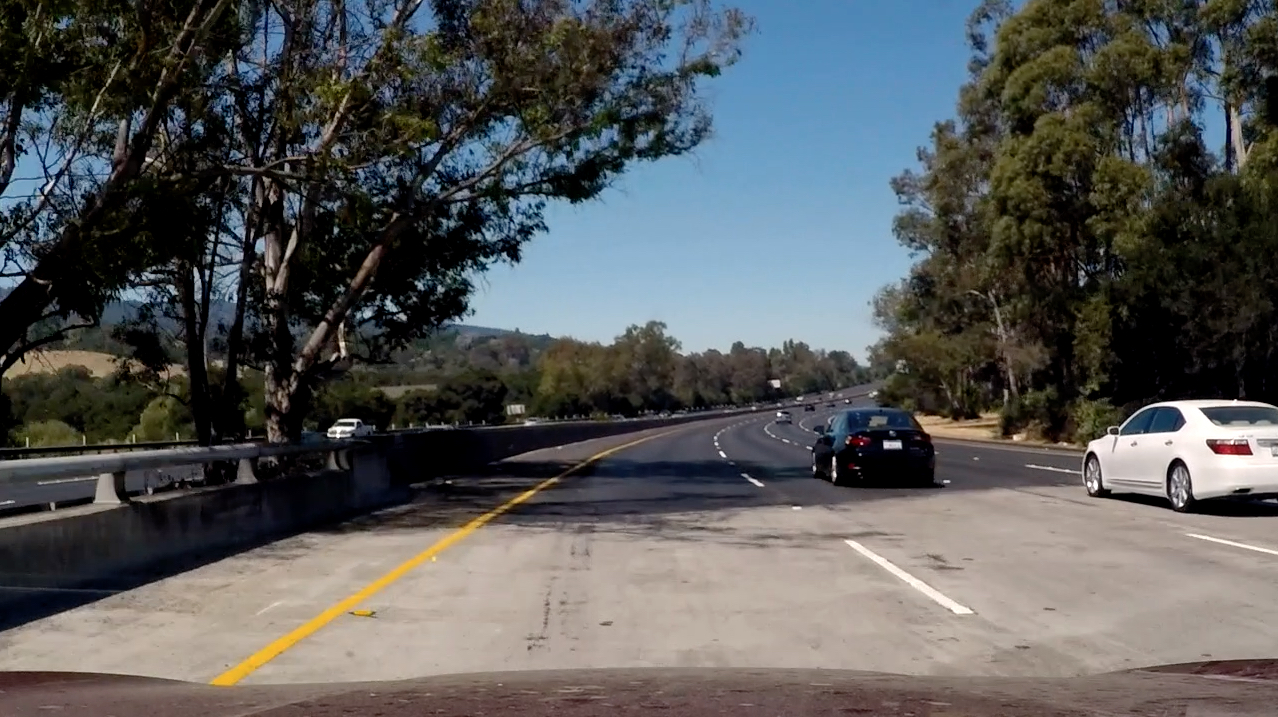
#> input picture lane_detect/test_images/challenge1.jpg, 1278 x 717 px
$ python line_detection2.py
#> lines starting #> are read from the running program, lines starting #| are printed output that depends on the picture; after the words box and inside, x2 and y2 are one past the last pixel; in counts of white or black regions, pixels touching at a corner belong together
import numpy as np
import cv2

from scipy.stats import linregress
import matplotlib.pyplot as plt
import matplotlib.image as mpimg


def main_demo():
    # img = cv2.imread('../images/1.jpg')
    # roi = get_roi(img)

    image = mpimg.imread('test_images/challenge1.jpg')
#> image is the input picture: shape (717, 1278, 3); mean R, G, B 87.5, 89, 89

    # image = mpimg.imread('../images/1.jpg')
    image, _, _ = image_pipeline(image, should_plot=True)
    show_image(image)
    plt.show()


def weighted_img(img, initial_img, alpha=0.8, beta=1., lbda=0.):
    return cv2.addWeighted(initial_img, alpha, img, beta, lbda)


def stack_images(img_a, img_b):
    return np.hstack((img_a, img_b))

################Plot use
def show_image(img):
    plt.figure(figsize = (15, 10))
    plt.imshow(img)


def show_gray_image(img):
    plt.figure(figsize = (15, 10))
    plt.imshow(img, cmap='gray')


def plot_start():
    plt.figure(figsize = (15, 10))


def plot_lines(lines, color):
    for line in lines:
        for x1, y1, x2, y2 in line:
            plt.plot((x1, x2), (y1, y2), color)


def plot_function(f, xs):
    for x in range(xs[0], xs[len(xs) - 1]):
        plt.plot(x, f(x), 'g2')
################End Plot use


# [9 lines left out: function get_roi, not called in this run]

#######


def get_roi_img(img, vertices):
    """Return region of interest image from a numpy array of points"""
    print("vertices type {}, value: {}".format(type(vertices), vertices))
    mask = np.zeros_like(img)
    # defining a 3 channel or 1 channel color to fill the mask with depending on the input image
    if len(img.shape) > 2:
        channel_count = img.shape[2]  # i.e. 3 or 4 depending on your image
        ignore_mask_color = (255,) * channel_count
    else:
        ignore_mask_color = 255

    cv2.fillPoly(mask, vertices, ignore_mask_color)
    masked_image = cv2.bitwise_and(img, mask)

    return masked_image


def crop_roi(img, top_left, top_right, bottom_right, bottom_left):
    """Return region of interest image from 4 points"""
    roi = [np.array([top_left, top_right, bottom_right, bottom_left], dtype=np.int32)]
    print("NP array ROI: {}".format(roi))
    return get_roi_img(img, roi)


def crop_by_ref(img, ref_width, ref_height, ref_top_x, ref_top_y, ref_bot_x, ref_bot_y):
#> called with ref_width = 960, ref_height = 540, ref_top_x = 50, ref_top_y = 300, ref_bot_x = 70, ref_bot_y = 540
    width = img.shape[1]
    image_height = img.shape[0]
    middle_x = int(width / 2)
    image_offset_bottom_x = int(width * ref_bot_x / ref_width)
    image_offset_bottom_y = int(image_height * ref_bot_y / ref_height)
    image_offset_top_x = int(width * ref_top_x / ref_width)
    image_offset_top_y = int(image_height * ref_top_y / ref_height)
    top_left = [middle_x - image_offset_top_x, image_offset_top_y]
    top_right = [middle_x + image_offset_top_x, image_offset_top_y]
    bottom_right = [width - image_offset_bottom_x, image_offset_bottom_y]
    bottom_left = [image_offset_bottom_x, image_offset_bottom_y]

    return crop_roi(img, top_left, top_right, bottom_right, bottom_left)
#| NP array ROI: [array([[ 573,  398],
#|        [ 705,  398],
#|        [1185,  717],
#|        [  93,  717]], dtype=int32)]
#| vertices type <class 'list'>, value: [array([[ 573,  398],
#|        [ 705,  398],
#|        [1185,  717],
#|        [  93,  717]], dtype=int32)]
#> in get_roi_img, `cv2.fillPoly(mask, vertices, ignore_mask_color)`:
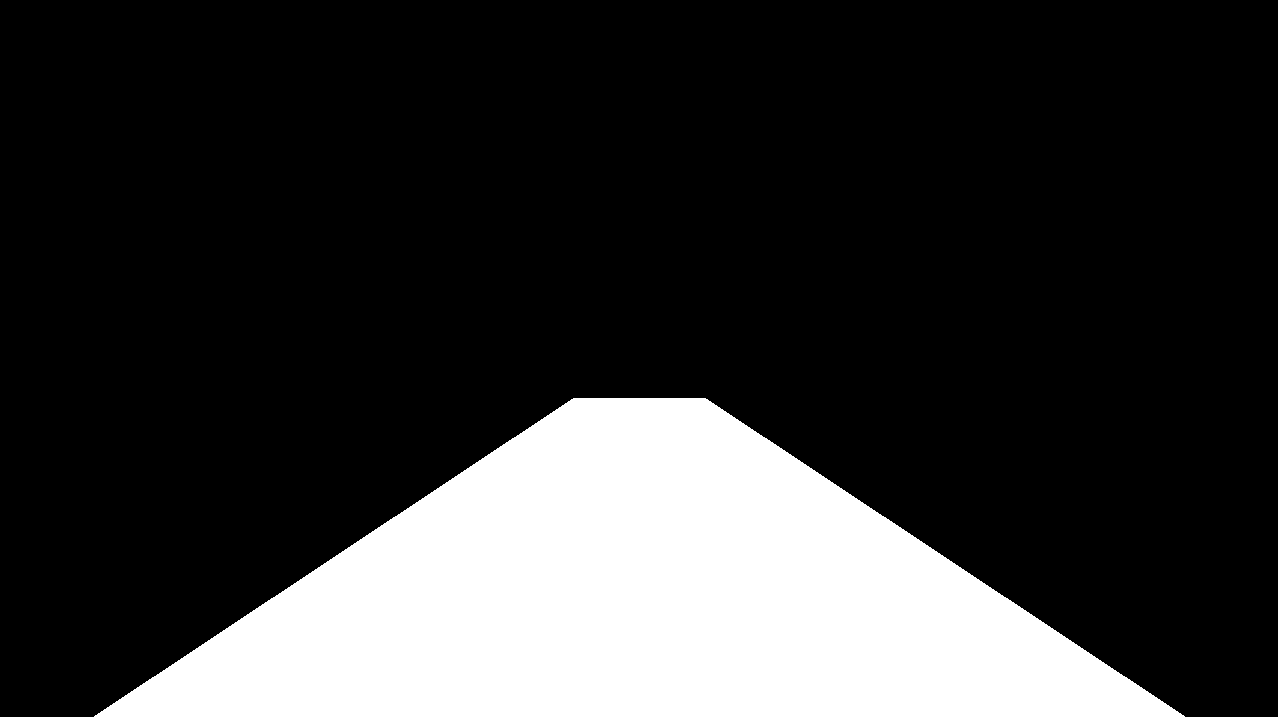
#> mask: shape (717, 1278, 3); 21.3% white; 1 white region, box (x1, y1, x2, y2) and area: (94, 398, 1185, 717) 195389


def crop(img, bottom_offset = 0):
    """????"""
    ref_width = 960
    ref_height = 540
    ref_top_x = 50
    ref_top_y = 300
    ref_bottom_x = 70
    ref_bottom_y = 540 - bottom_offset

    return crop_by_ref(img, ref_width, ref_height, ref_top_x, ref_top_y, ref_bottom_x, ref_bottom_y)


# [5 lines left out: function equalize_histogram, not called in this run]


def clache(img):
    cl = cv2.createCLAHE(clipLimit=3.0, tileGridSize=(8, 8))

    img_yuv = cv2.cvtColor(img, cv2.COLOR_BGR2YUV)
#> img_yuv: shape (717, 1278, 3); mean of channels 0, 1, 2 27.2, 129.5, 126.6
    y, u, v = cv2.split(img_yuv)
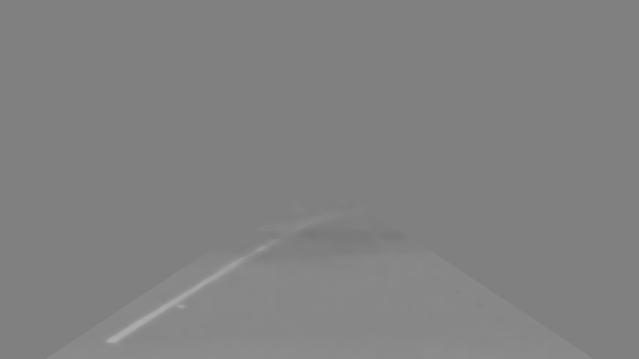
#> u: shape (717, 1278) (shown at 1/2 size); min 119, max 173, mean 129.5
    y_clache = cl.apply(y)
    img_yuv = cv2.merge((y_clache, u, v))
#> img_yuv: shape (717, 1278, 3); mean of channels 0, 1, 2 33.1, 129.5, 126.6

    return cv2.cvtColor(img_yuv, cv2.COLOR_YUV2BGR)


def canny(img, low_threshold, high_threshold):
    return cv2.Canny(img, low_threshold, high_threshold)


def gaussian_blur(img, kernel_size):
    return cv2.GaussianBlur(img, (kernel_size, kernel_size), 0)


def biliteral(img):
    return cv2.bilateralFilter(img, 13, 75, 75)


def unsharp_mask(image, blured):
    return cv2.addWeighted(blured, 1.5, blured, -0.5, 0, image)


def edges(img):
    gray_img = cv2.cvtColor(img, cv2.COLOR_BGR2GRAY)
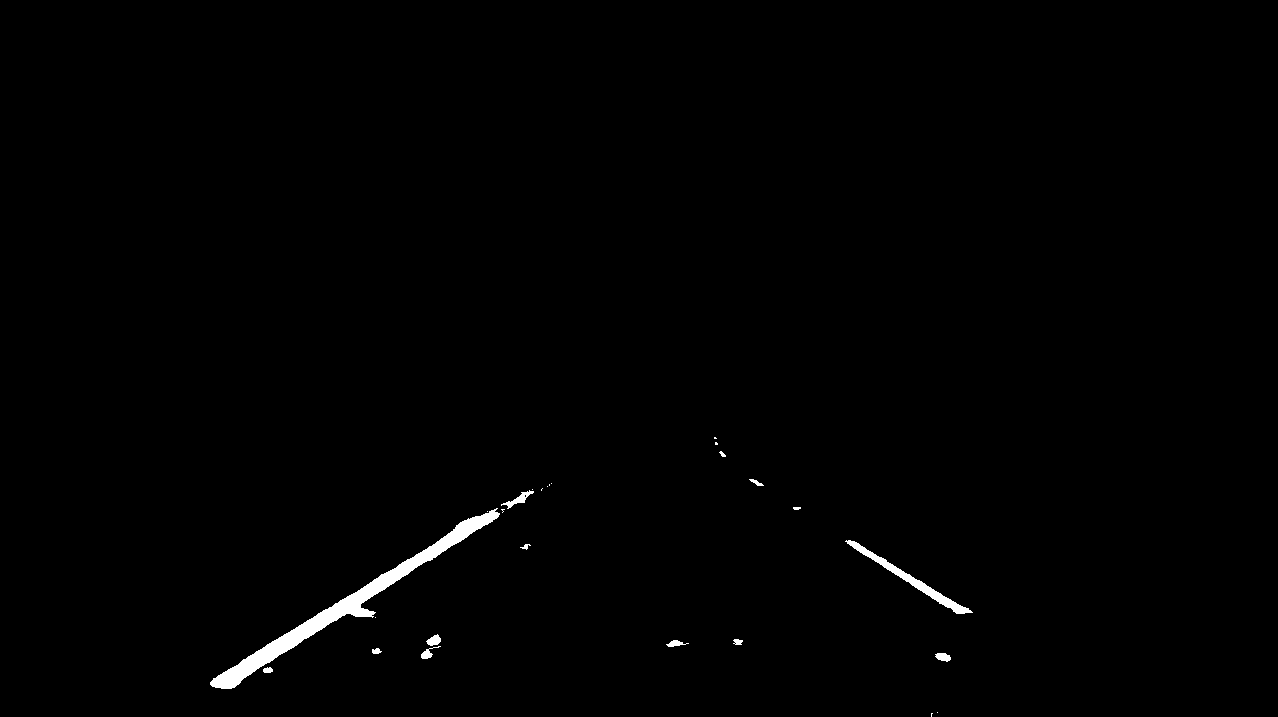
#> gray_img: shape (717, 1278); 0.74% white; 26 white regions (12 under 20 px), largest, box (x1, y1, x2, y2) and area: (210, 508, 500, 689) 4864, (845, 540, 973, 614) 1040, (501, 490, 534, 509) 178
    v = np.median(gray_img)
#> v = 0
    sigma = 0.33
    lower = int(max(150, (1.0 - sigma) * v))
#> lower = 150
    upper = int(min(255, (1.0 + sigma) * v))
#> upper = 0

    return canny(gray_img, lower, upper)


def binary_hsv_mask(img, color_range):
    lower = np.array(color_range[0])
    upper = np.array(color_range[1])

    return cv2.inRange(img, lower, upper)


def binary_gray_mask(img, color_range):
    return cv2.inRange(img, color_range[0][0], color_range[1][0])


def binary_mask_apply(img, binary_mask):
    masked_image = np.zeros_like(img)

    for i in range(3):
        masked_image[:, :, i] = binary_mask.copy()

    return masked_image


def binary_mask_apply_color(img, binary_mask):
    return cv2.bitwise_and(img, img, mask=binary_mask)


def filter_by_color_ranges(img, color_ranges):
    result = np.zeros_like(img)
    gray_img = cv2.cvtColor(img, cv2.COLOR_BGR2GRAY)
    hsv_img = cv2.cvtColor(img, cv2.COLOR_BGR2HSV)

    for color_range in color_ranges:
        color_bottom = color_range[0]
        color_top = color_range[1]

        if color_bottom[0] == color_bottom[1] == color_bottom[2] and color_top[0] == color_top[1] == color_top[2]:
            mask = binary_gray_mask(gray_img, color_range)
        else:
            mask = binary_hsv_mask(hsv_img, color_range)

        masked_img = binary_mask_apply(img, mask)
        result = cv2.addWeighted(masked_img, 1.0, result, 1.0, 0.0)

    return result


def color_threshold(img, white_value):
    """??? I want black lane line"""
    white = [[white_value, white_value, white_value], [255, 255, 255]]
    yellow = [[80, 90, 90], [120, 255, 255]]

    return filter_by_color_ranges(img, [white, yellow])


def draw_lanes(height, width, left_x, right_x, intersect_pt):
    line_img = np.zeros((height, width, 3), dtype=np.uint8)

    if left_x != 0 and intersect_pt != None:
        cv2.line(line_img, (left_x, height), (intersect_pt[0], intersect_pt[1]), [255, 0, 0], 5)

    if right_x != 0 and intersect_pt != None:
        cv2.line(line_img, (intersect_pt[0], intersect_pt[1]), (right_x, height), [0, 255, 0], 5)

    return line_img


def hough_lines(img, white_value):
    """???I want black lane"""
    if white_value < 150:
        return None

    image_masked = color_threshold(img, white_value)
    image_edges = edges(image_masked)
    houghed_lns = cv2.HoughLinesP(image_edges, 2, np.pi / 180, 50, np.array([]), 20, 100)
#> houghed_lns = [[217, 675, 523, 491], [230, 688, 533, 491], [232, 688, 550, 482], [749, 480, 955, 613], [749, 478, 971, 611], [255, 651, 521, 491], [225, 688, 552, 484], [211, 680, 240, 662], [719, 453, 957, 613]]
#> the loop in left_right_lines, `for line in lines:` made 9 passes
#> after the loop in left_right_lines, `for line in lines:`: lines_all_left = [[[217, 675, 523, 491]], [[230, 688, 533, 491]], [[232, 688, 550, 482]], [[255, 651, 521, 491]], [[225, 688, 552, 484]], [[211, 680, 240, 662]]]; lines_all_right = [[[749, 480, 955, 613]], [[749, 478, 971, 611]], [[719, 453, 957, 613]]]; slopes_left = [-0.601, -0.65, -0.648, -0.602, -0.624, -0.621]; slopes_right = [0.646, 0.599, 0.672]

    if houghed_lns is None:
        return hough_lines(img, white_value - 5)

    return houghed_lns


def filter_lines_outliers(lines, slopes, min_slope=0.5, max_slope=0.9):
#> called with min_slope = 0.5, max_slope = 0.9
    if len(lines) < 2:
        return lines

    lines_no_outliers = []
    slopes_no_outliers = []

    for i, line in enumerate(lines):
        slope = slopes[i]

        if min_slope < abs(slope) < max_slope:
            lines_no_outliers.append(line)
            slopes_no_outliers.append(slope)
#> this loop made 6 passes
#> (line, slope) on passes 1 to 6: ([[217, 675, 523, 491]], -0.601), ([[230, 688, 533, 491]], -0.65), ([[232, 688, 550, 482]], -0.648), ([[255, 651, 521, 491]], -0.602), ([[225, 688, 552, 484]], -0.624), ([[211, 680, 240, 662]], -0.621)
#> after the loop, lines_no_outliers has the same summary as lines_all_left in left_right_lines; slopes_no_outliers = [-0.601, -0.65, -0.648, -0.602, -0.624, -0.621]

    slope_median = np.median(slopes_no_outliers)
#> slope_median = -0.622
    slope_std_deviation = np.std(slopes_no_outliers)
#> slope_std_deviation = 0.0195
    filtered_lines = []

    for i, line in enumerate(lines_no_outliers):
        slope = slopes_no_outliers[i]

        if slope_median - 2 * slope_std_deviation < slope < slope_median + 2 * slope_std_deviation:
            filtered_lines.append(line)
#> after the loop, filtered_lines has the same summary as lines_all_left in left_right_lines

    return filtered_lines


def left_right_lines(lines):
    lines_all_left = []
    lines_all_right = []
    slopes_left = []
    slopes_right = []

    for line in lines:
        for x1, y1, x2, y2 in line:
            slope = (y2 - y1) / (x2 - x1)

            if slope > 0:
                lines_all_right.append(line)
                slopes_right.append(slope)
            else:
                lines_all_left.append(line)
                slopes_left.append(slope)

    filtered_left_lns = filter_lines_outliers(lines_all_left, slopes_left)
#> filtered_left_lns has the same summary as lines_all_left
    filtered_right_lns = filter_lines_outliers(lines_all_right, slopes_right)
#> the loop in filter_lines_outliers (call 2), `for i, line in enumerate(lines):` made 3 passes
#> (line, slope) on passes 1 to 3: ([[749, 480, 955, 613]], 0.646), ([[749, 478, 971, 611]], 0.599), ([[719, 453, 957, 613]], 0.672)
#> the loop in filter_lines_outliers (call 2), `for i, line in enumerate(lines_no_outliers):` made 3 passes
#> filtered_right_lns has the same summary as lines_all_right
#> in detect, `filtered_left_lns, filtered_right_lns = left_right_lines(houghed_lns)`: filtered_left_lns has the same summary as lines_all_left in left_right_lines; filtered_right_lns has the same summary as lines_all_right in left_right_lines

    return filtered_left_lns, filtered_right_lns


def median(lines, prev_ms, prev_bs):
    if prev_ms is None:
        prev_ms = []
        prev_bs = []

    xs = []
    ys = []
    xs_med = []
    ys_med = []
    m = 0
    b = 0

    for line in lines:
        for x1, y1, x2, y2 in line:
            xs += [x1, x2]
            ys += [y1, y2]
#> this loop made 6 passes
#> after the loop, xs = [217, 523, 230, 533, 232, 550, 255, 521, 225, 552, 211, 240]; ys = [675, 491, 688, 491, 688, 482, 651, 491, 688, 484, 680, 662]

    if len(xs) > 2 and len(ys) > 2:
        #         m, b = np.polyfit(xs, ys, 1)
        m, b, r_value_left, p_value_left, std_err = linregress(xs, ys)
#> m = -0.615; b = 817.3; r_value_left = -0.996; p_value_left = 6.38e-12; std_err = 0.017

        if len(prev_ms) > 0:
            prev_ms.append(m)
            prev_bs.append(b)
        else:
            return np.poly1d([m, b])

    if len(prev_ms) > 0:
        return np.poly1d([np.average(prev_ms), np.average(prev_bs)])
    else:
        return None


def intersect(f_a, f_b):
    if f_a is None or f_b is None:
        return None

    equation = f_a.coeffs - f_b.coeffs
    x = -equation[1] / equation[0]
    y = np.poly1d(f_a.coeffs)(x)
    x, y = map(int, [x, y])

    return [x, y]


def detect(image, white_value, prev_left_ms, prev_left_bs, prev_right_ms, prev_right_bs):
    """???I want black lane"""
    houghed_lns = hough_lines(image, white_value)

    if houghed_lns is None:
        return [None, None, None, None]

    filtered_left_lns, filtered_right_lns = left_right_lines(houghed_lns)
    median_left_f = median(filtered_left_lns, prev_left_ms, prev_left_bs)
    median_right_f = median(filtered_right_lns, prev_right_ms, prev_right_bs)
#> the loop in median (call 2), `for line in lines:` made 3 passes

    if median_left_f is None or median_right_f is None:
        return detect(image, white_value - 5, prev_left_ms, prev_left_bs, prev_right_ms, prev_right_bs)
    else:
        return [filtered_left_lns, filtered_right_lns, median_left_f, median_right_f]


def image_pipeline(image, prev_left_ms=[], prev_left_bs=[], prev_right_ms=[],
                   prev_right_bs=[], bottom_offset=0, should_plot=False):
    height = image.shape[0]
    width = image.shape[1]

    image_cropped = crop(image, bottom_offset)
    image_blured = biliteral(image_cropped)
    image_unsharp = unsharp_mask(image_cropped, image_blured)
    image_clached = clache(image_unsharp)

    # ----------------------------- HOUGH ---------------------------
    left_lns, right_lns, median_left_f, median_right_f = detect(
        image_clached, 220, prev_left_ms, prev_left_bs, prev_right_ms, prev_right_bs)
#> left_lns has the same summary as lines_all_left in left_right_lines; right_lns has the same summary as lines_all_right in left_right_lines

    if median_left_f is None and median_right_f is None:
        return [image, None, None]

    intersect_pt = intersect(median_left_f, median_right_f)
#> intersect_pt = [653, 415]

    if intersect_pt is None:
        return [image, median_left_f, median_right_f]

    left_x = int((median_left_f - height).roots)
#> left_x = 163
    right_x = int((median_right_f - height).roots)
#> right_x = 1124

    # ----------------------------- DRAW ---------------------------

    if should_plot:
        plot_start()
        plot_lines(left_lns, 'r')
#> the loop in plot_lines, `for line in lines:` made 6 passes
        plot_lines(right_lns, 'b')
#> the loop in plot_lines (call 2), `for line in lines:` made 3 passes

        if median_left_f is not None:
            plot_function(median_left_f, [left_x, intersect_pt[0]])

        if median_right_f is not None:
            plot_function(median_right_f, [intersect_pt[0], right_x])

    lanes = draw_lanes(height, width, left_x, right_x, intersect_pt)
    return [weighted_img(lanes, image), median_left_f, median_right_f]
#> in weighted_img, `return cv2.addWeighted(initial_img, alpha, img, beta, lbda)`:
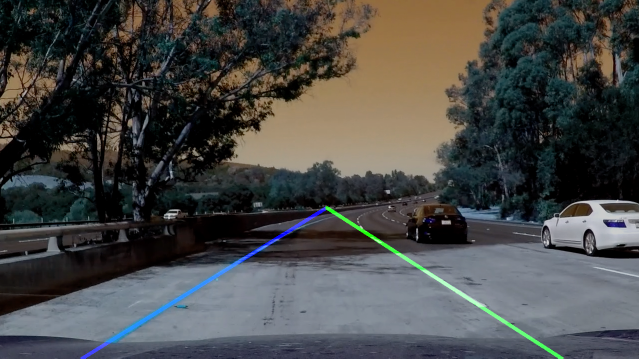
#> returned value: shape (717, 1278, 3) (shown at 1/2 size); mean of channels 0, 1, 2 70.6, 71.8, 71.2; drawn as B, G, R


if __name__ == '__main__':
    main_demo()
#> in main_demo, `plt.show()`:
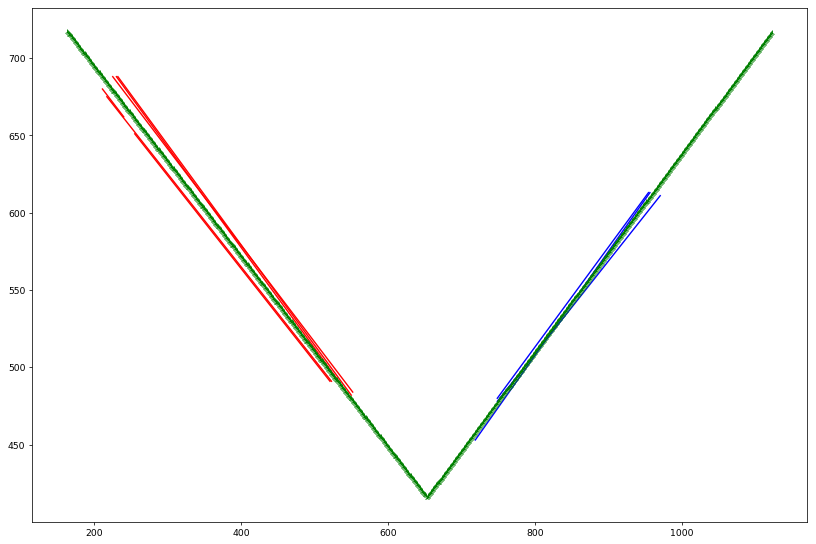
#> figure drawn by matplotlib, 1 panel
